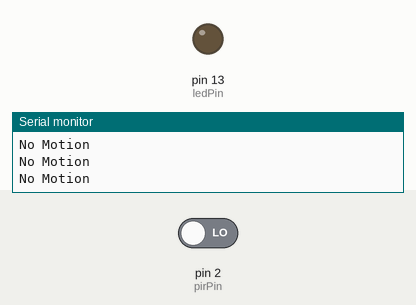
A sketch run on a simulated Arduino Uno, built with avr-gcc and run on an emulated ATmega328P. On the bench: output pins drawn as LEDs (lit = HIGH), the last lines printed to the serial monitor. The inputs (shaded band) are chosen by the test bench; at power-on: pin 2 (pirPin) LOW.

Above: at 1.2 s.
1.3 s: pin 2 (pirPin) driven HIGH
At 1.7 s:
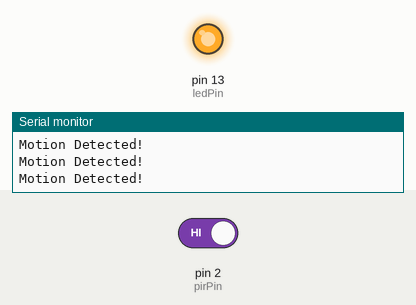
2.8 s: pin 2 (pirPin) driven LOW
At 4.2 s:
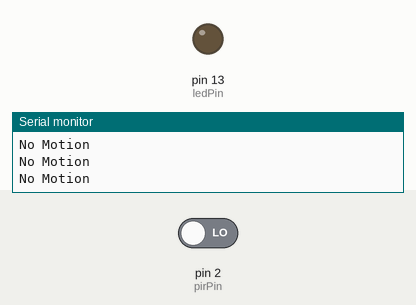
Timing chart, 0 to 5.8 s (numbered marks = the images above; inputs shaded):
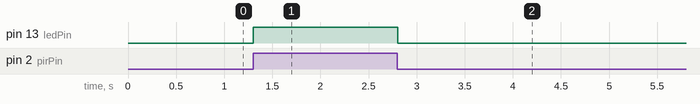

The sketch:

codemotion_detection.ino.ino
```cpp
// PIR sensor pin
const int pirPin = 2;

// LED pin
const int ledPin = 13;

void setup() {

  // Set PIR as input
  pinMode(pirPin, INPUT);

  // Set LED as output
  pinMode(ledPin, OUTPUT);

  // Start serial communication
  Serial.begin(9600);

  // Print startup message
  Serial.println("Motion Detection System Started");
}

void loop() {

  // Read PIR sensor
  int motion = digitalRead(pirPin);

  // Check motion
  if (motion == HIGH) {

    // Turn LED ON
    digitalWrite(ledPin, HIGH);

    // Print motion detected
    Serial.println("Motion Detected!");

  } else {

    // Turn LED OFF
    digitalWrite(ledPin, LOW);

    // Print no motion
    Serial.println("No Motion");
  }

  // Wait 100ms
  delay(100);
}
```

Measured:
- after the input at 1.3 s, pin 13 (ledPin): LOW → HIGH at once
- after the input at 2.8 s, pin 13 (ledPin): HIGH → LOW at once
